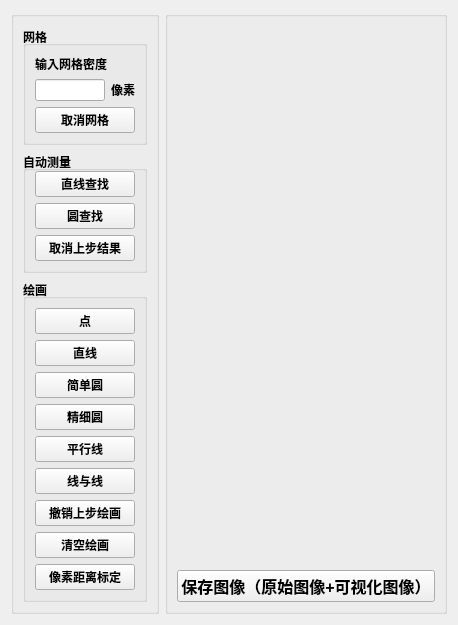
      <widget class="QWidget" name="tabLeftView">
       <attribute name="title">
        <string>左侧视图</string>
       </attribute>
       <layout class="QHBoxLayout" name="horizontalLayout_20">
        <item>
         <widget class="QGroupBox" name="groupBox_13">
          <property name="font">
           <font>
            <pointsize>12</pointsize>
            <weight>75</weight>
            <bold>true</bold>
           </font>
          </property>
          <property name="acceptDrops">
           <bool>false</bool>
          </property>
          <property name="title">
           <string/>
          </property>
          <property name="flat">
           <bool>false</bool>
          </property>
          <layout class="QVBoxLayout" name="verticalLayout_12" stretch="1,1,3">
           <item>
            <widget class="QGroupBox" name="groupBox_14">
             <property name="font">
              <font>
               <pointsize>9</pointsize>
               <weight>75</weight>
               <bold>true</bold>
              </font>
             </property>
             <property name="contextMenuPolicy">
              <enum>Qt::DefaultContextMenu</enum>
             </property>
             <property name="layoutDirection">
              <enum>Qt::LeftToRight</enum>
             </property>
             <property name="autoFillBackground">
              <bool>false</bool>
             </property>
             <property name="title">
              <string>网格</string>
             </property>
             <property name="alignment">
              <set>Qt::AlignLeading|Qt::AlignLeft|Qt::AlignVCenter</set>
             </property>
             <property name="flat">
              <bool>false</bool>
             </property>
             <property name="checkable">
              <bool>false</bool>
             </property>
             <layout class="QGridLayout" name="gridLayout_13">
              <item row="0" column="0" colspan="2">
               <widget class="QLabel" name="label_5">
                <property name="sizePolicy">
                 <sizepolicy hsizetype="Maximum" vsizetype="Fixed">
                  <horstretch>0</horstretch>
                  <verstretch>0</verstretch>
                 </sizepolicy>
                </property>
                <property name="font">
                 <font>
                  <pointsize>9</pointsize>
                  <weight>75</weight>
                  <bold>true</bold>
                 </font>
                </property>
                <property name="text">
                 <string>输入网格密度</string>
                </property>
                <property name="alignment">
                 <set>Qt::AlignRight|Qt::AlignTrailing|Qt::AlignVCenter</set>
                </property>
               </widget>
              </item>
              <item row="1" column="0">
               <widget class="QLineEdit" name="leGridDens_Left">
                <property name="sizePolicy">
                 <sizepolicy hsizetype="Minimum" vsizetype="Fixed">
                  <horstretch>0</horstretch>
                  <verstretch>0</verstretch>
                 </sizepolicy>
                </property>
                <property name="maximumSize">
                 <size>
                  <width>70</width>
                  <height>16777215</height>
                 </size>
                </property>
                <property name="alignment">
                 <set>Qt::AlignCenter</set>
                </property>
               </widget>
              </item>
              <item row="1" column="1">
               <widget class="QLabel" name="label_34">
                <property name="sizePolicy">
                 <sizepolicy hsizetype="Minimum" vsizetype="Fixed">
                  <horstretch>0</horstretch>
                  <verstretch>0</verstretch>
                 </sizepolicy>
                </property>
                <property name="text">
                 <string>像素</string>
                </property>
               </widget>
              </item>
              <item row="2" column="0" colspan="2">
               <widget class="QPushButton" name="btnCancelGrids_Left">
                <property name="sizePolicy">
                 <sizepolicy hsizetype="Minimum" vsizetype="Fixed">
                  <horstretch>0</horstretch>
                  <verstretch>0</verstretch>
                 </sizepolicy>
                </property>
                <property name="font">
                 <font>
                  <pointsize>9</pointsize>
                  <weight>75</weight>
                  <bold>true</bold>
                 </font>
                </property>
                <property name="text">
                 <string>取消网格</string>
                </property>
               </widget>
              </item>
             </layout>
            </widget>
           </item>
           <item>
            <widget class="QGroupBox" name="groupBox_17">
             <property name="font">
              <font>
               <pointsize>9</pointsize>
               <weight>75</weight>
               <bold>true</bold>
              </font>
             </property>
             <property name="contextMenuPolicy">
              <enum>Qt::DefaultContextMenu</enum>
             </property>
             <property name="layoutDirection">
              <enum>Qt::LeftToRight</enum>
             </property>
             <property name="autoFillBackground">
              <bool>false</bool>
             </property>
             <property name="title">
              <string>自动测量</string>
             </property>
             <property name="alignment">
              <set>Qt::AlignLeading|Qt::AlignLeft|Qt::AlignVCenter</set>
             </property>
             <property name="flat">
              <bool>false</bool>
             </property>
             <property name="checkable">
              <bool>false</bool>
             </property>
             <layout class="QVBoxLayout" name="verticalLayout_13">
              <property name="topMargin">
               <number>0</number>
              </property>
              <item>
               <widget class="QPushButton" name="btnLineDet_Left">
                <property name="sizePolicy">
                 <sizepolicy hsizetype="Minimum" vsizetype="Fixed">
                  <horstretch>0</horstretch>
                  <verstretch>0</verstretch>
                 </sizepolicy>
                </property>
                <property name="font">
                 <font>
                  <pointsize>9</pointsize>
                  <weight>75</weight>
                  <bold>true</bold>
                 </font>
                </property>
                <property name="text">
                 <string>直线查找</string>
                </property>
               </widget>
              </item>
              <item>
               <widget class="QPushButton" name="btnCircleDet_Left">
                <property name="sizePolicy">
                 <sizepolicy hsizetype="Minimum" vsizetype="Fixed">
                  <horstretch>0</horstretch>
                  <verstretch>0</verstretch>
                 </sizepolicy>
                </property>
                <property name="font">
                 <font>
                  <pointsize>9</pointsize>
                  <weight>75</weight>
                  <bold>true</bold>
                 </font>
                </property>
                <property name="text">
                 <string>圆查找</string>
                </property>
               </widget>
              </item>
              <item>
               <widget class="QPushButton" name="btnCan1StepDet_Left">
                <property name="sizePolicy">
                 <sizepolicy hsizetype="Minimum" vsizetype="Fixed">
                  <horstretch>0</horstretch>
                  <verstretch>0</verstretch>
                 </sizepolicy>
                </property>
                <property name="font">
                 <font>
                  <pointsize>9</pointsize>
                  <weight>75</weight>
                  <bold>true</bold>
                 </font>
                </property>
                <property name="text">
                 <string>取消上步结果</string>
                </property>
               </widget>
              </item>
             </layout>
            </widget>
           </item>
           <item>
            <widget class="QGroupBox" name="groupBox_18">
             <property name="font">
              <font>
               <pointsize>9</pointsize>
               <weight>75</weight>
               <bold>true</bold>
              </font>
             </property>
             <property name="layoutDirection">
              <enum>Qt::LeftToRight</enum>
             </property>
             <property name="title">
              <string>绘画</string>
             </property>
             <property name="alignment">
              <set>Qt::AlignLeading|Qt::AlignLeft|Qt::AlignVCenter</set>
             </property>
             <property name="flat">
              <bool>false</bool>
             </property>
             <property name="checkable">
              <bool>false</bool>
             </property>
             <layout class="QGridLayout" name="gridLayout_20">
              <item row="7" column="0">
               <widget class="QPushButton" name="btnClearDrawings_Left">
                <property name="font">
                 <font>
                  <pointsize>9</pointsize>
                  <weight>75</weight>
                  <bold>true</bold>
                 </font>
                </property>
                <property name="text">
                 <string>清空绘画</string>
                </property>
               </widget>
              </item>
              <item row="3" column="0">
               <widget class="QPushButton" name="btnDrawFineCircle_Left">
                <property name="font">
                 <font>
                  <family>Agency FB</family>
                  <pointsize>9</pointsize>
                  <weight>75</weight>
                  <bold>true</bold>
                 </font>
                </property>
                <property name="text">
                 <string>精细圆</string>
                </property>
               </widget>
              </item>
              <item row="4" column="0">
               <widget class="QPushButton" name="btnDrawParallel_Left">
                <property name="font">
                 <font>
                  <pointsize>9</pointsize>
                  <weight>75</weight>
                  <bold>true</bold>
                 </font>
                </property>
                <property name="text">
                 <string>平行线</string>
                </property>
               </widget>
              </item>
              <item row="6" column="0">
               <widget class="QPushButton" name="btnCan1StepDraw_Left">
                <property name="font">
                 <font>
                  <pointsize>9</pointsize>
                  <weight>75</weight>
                  <bold>true</bold>
                 </font>
                </property>
                <property name="text">
                 <string>撤销上步绘画</string>
                </property>
               </widget>
              </item>
              <item row="1" column="0">
               <widget class="QPushButton" name="btnDrawStraight_Left">
                <property name="font">
                 <font>
                  <pointsize>9</pointsize>
                  <weight>75</weight>
                  <bold>true</bold>
                 </font>
                </property>
                <property name="text">
                 <string>直线</string>
                </property>
               </widget>
              </item>
              <item row="0" column="0">
               <widget class="QPushButton" name="btnDrawPoint_Left">
                <property name="text">
                 <string>点</string>
                </property>
               </widget>
              </item>
              <item row="2" column="0">
               <widget class="QPushButton" name="btnDrawSimpleCircle_Left">
                <property name="font">
                 <font>
                  <family>Agency FB</family>
                  <pointsize>9</pointsize>
                  <weight>75</weight>
                  <bold>true</bold>
                 </font>
                </property>
                <property name="text">
                 <string>简单圆</string>
                </property>
               </widget>
              </item>
              <item row="5" column="0">
               <widget class="QPushButton" name="btnDraw2Line_Left">
                <property name="font">
                 <font>
                  <pointsize>9</pointsize>
                  <weight>75</weight>
                  <bold>true</bold>
                 </font>
                </property>
                <property name="text">
                 <string>线与线</string>
                </property>
               </widget>
              </item>
              <item row="8" column="0">
               <widget class="QPushButton" name="btnCalibration_Left">
                <property name="text">
                 <string>像素距离标定</string>
                </property>
               </widget>
              </item>
             </layout>
            </widget>
           </item>
          </layout>
         </widget>
        </item>
        <item>
         <widget class="QGroupBox" name="groupBox_21">
          <property name="sizePolicy">
           <sizepolicy hsizetype="Preferred" vsizetype="Preferred">
            <horstretch>0</horstretch>
            <verstretch>0</verstretch>
           </sizepolicy>
          </property>
          <property name="font">
           <font>
            <pointsize>12</pointsize>
            <weight>75</weight>
            <bold>true</bold>
           </font>
          </property>
          <property name="title">
           <string/>
          </property>
          <layout class="QGridLayout" name="gridLayout_5">
           <item row="0" column="0">
            <widget class="QLabel" name="lbLeftView_2">
             <property name="sizePolicy">
              <sizepolicy hsizetype="Expanding" vsizetype="Preferred">
               <horstretch>0</horstretch>
               <verstretch>0</verstretch>
              </sizepolicy>
             </property>
             <property name="text">
              <string/>
             </property>
             <property name="alignment">
              <set>Qt::AlignCenter</set>
             </property>
            </widget>
           </item>
           <item row="1" column="0">
            <widget class="QPushButton" name="btnSaveImage_Left">
             <property name="text">
              <string>保存图像（原始图像+可视化图像）</string>
             </property>
            </widget>
           </item>
          </layout>
         </widget>
        </item>
       </layout>
      </widget>
